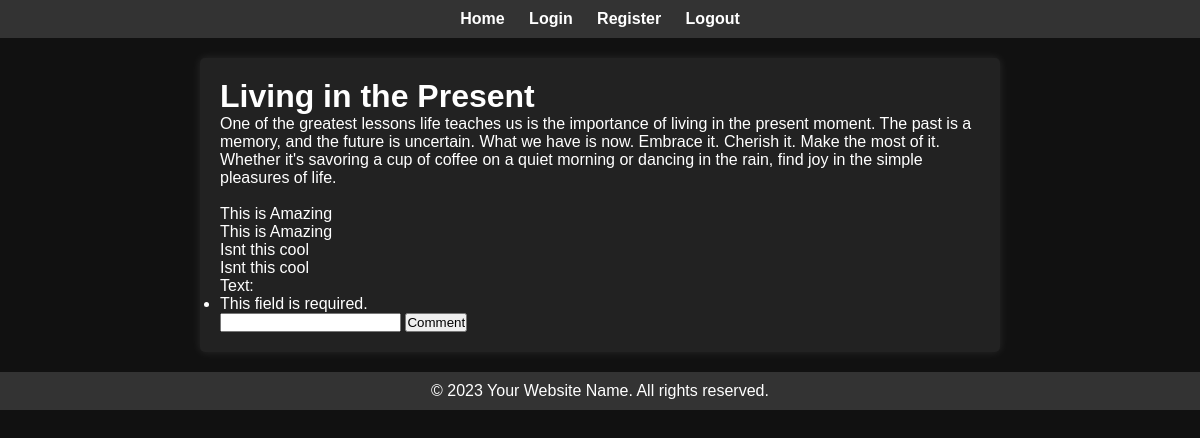
/detail/10 (signed in), run on the app's committed database.
### base/models.py (models this page shows, shortened)
class New(models.Model):
    title = models.CharField(max_length=200)
    description = models.TextField()
    date_created = models.DateTimeField(auto_created=True, auto_now_add=True)

class Comment(models.Model):
    text = models.CharField(max_length=250)
    news = models.ForeignKey(New, on_delete=models.CASCADE)

### base/views.py (the view)
# urls.py: path("detail/<str:pk>", views.detail, name="detail"),
@login_required(login_url="login")
def detail(request, pk):
    news = New.objects.get(id=pk)
    new = get_object_or_404(New, pk=pk)
    comments = new.comment_set.all()
    form = AddComment(request.POST)
    if request.method == "POST":
        if form.is_valid():
            form_instance = form.save(commit=False)
            form_instance.news = new
            form_instance.save()
    context = {
        "news": news,
        "comments": comments,
        "form": form,
    }
    return render(request, "detail.html", context)

### base/forms.py
class AddComment(forms.ModelForm):
    class Meta:
        model = Comment
        fields = ["text"]

### base/templates/detail.html (shortened to what this page needs)
{% extends 'base.html' %}
{% block content %}
<h1>{{news.title}}</h1>
<p>{{news.description}}</p>
<br>
{% for x in comments %}
<p>{{x.text}}</p>
{% endfor %}
<form method="post">
    {{form}}
    <input type="submit" value="Comment" />
</form>
{% endblock %}

### base/static/styles.css (style rules this page uses)
* { margin: 0; padding: 0; box-sizing: border-box; }
body { font-family: Arial, sans-serif; background-color: #111; color: #fff; margin: 0; padding: 0; }

### data on the page
New: title "Living in the Present", description "One of the greatest lessons life teaches us is the importance of living in the present moment. The past is a memory, and the future is uncertain. What we have is now. Embrace it. Cherish it. Make the most of it. Whether it's savoring a cup of coffee on a quiet morning or dancing in the rain, find joy in the simple pleasures of life."
Comment: text "This is Amazing"
Comment: text "This is Amazing"
Comment: text "Isnt this cool"
Comment: text "Isnt this cool"
